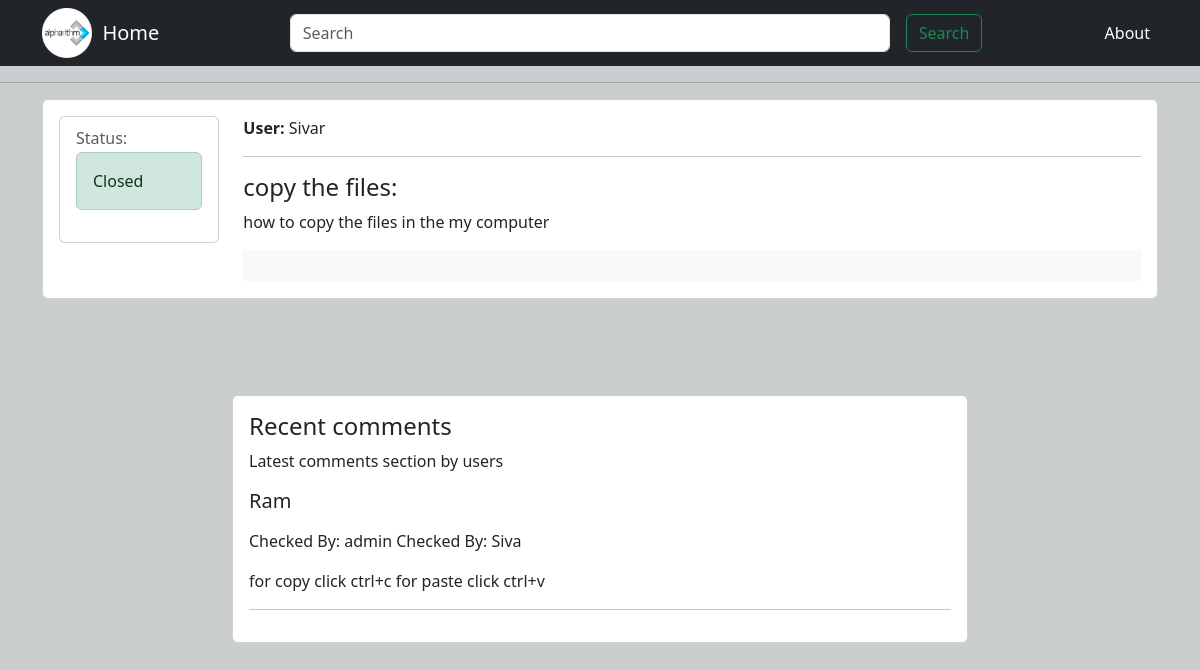
Page /tabview/7/ on the committed database.
### app1/models.py (models this page shows)
class Table(models.Model):
    username=models.CharField(max_length=50,null=True,blank=True)
    title=models.CharField(max_length=50,null=False,blank=False)
    description=models.TextField(max_length=5000,null=False,blank=False)
    status=models.BooleanField(default=False)

class Use(models.Model):
    id = models.AutoField(primary_key=True)
    user=models.CharField(max_length=50,null=True,blank=True)
    table = models.ForeignKey(Table, on_delete=models.CASCADE, related_name='replies')
    name=models.CharField(max_length=50,null=False,blank=False)
    message=models.TextField(max_length=5000,null=True,blank=True)
    likes=models.ManyToManyField(User)

### app1/views.py (the view)
# urls.py: path("tabview/<int:desc>/",views.tabview, name="tabv"),
def tabview(request,desc):
    tabv = get_object_or_404(Table, pk=desc)
    use = tabv.replies.all()
    rpf=rf()
    if request.user.username and request.user.username == tabv.username:
        if request.method == 'POST':
            sta = request.POST.get('status')
            if sta == 'True':
                tabv.status = True
            elif sta == 'False':
                tabv.status = False
            checkb= request.POST.get('check')
            if checkb == 'True':
                tabv.checkbox = True
            elif checkb == 'False':
                tabv.checkbox = False
            tabv.save()
    else:
        pass
    if request.method == 'POST' and not tabv.status:
        user = request.user.username
        message = request.POST.get('message')
        users = Use(user=user, table=tabv, message=message)
        users.save()
    return render(request, 'tablv.html', {'tabv': tabv,'user':use,'rf':rpf})

### app1/form.py
class rf(forms.ModelForm):
    message=forms.CharField(widget=forms.Textarea(attrs={'class':'form-control','placeholder':'Enter Your Commments'}))
    class Meta:
        model = Use
        fields = ['message']

### templates/tablv.html (shortened to what this page needs)
{% extends 'enc/bs.html' %}
    {% block content %}
  <section>
    <div class="container">
        <div class="row">
          <div class="col-md-14">
            <div class="card">
              <div class="card-body">
                <div class="row">
                  <div class="col-md-2">
                    <div class="card">
                      <div class="card-body">
                        <h6 class="card-subtitle mb-1 text-muted">Status:</h6>
                        {% if tabv.status %}
                          <div class="alert alert-success" role="alert">Closed</div>
                        {% endif %}
                      </div>
                    </div>
                  </div>
                  <div class="col-md-10">
                    <label for="" class="card-text" > <b>User: </b> {{ tabv.username }} </label>
                    <hr>
                    <h4 class="card-title">{{ tabv.title }}:</h4>
                    <p class="card-text">{{ tabv.description }}</p>
                    <div class="card-footer py-3 border-0" style="background-color: #f8f9fa;">
                  </div>
                </div>
              </div>
            </div>
          </div>
        </div>
      </div>
</section>
<div class="container my-5 py-5">
  <div class="row">
    <div class="col-md-12 col-lg-8 mx-auto">
      <div class="card">
        <div class="card-body">
          <h4 class="card-title">Recent comments</h4>
          <p class="card-text">Latest comments section by users</p>
          <div class="media mb-3">
            <div class="media-body">
              {% for user in user %}
              <h5 class="mt-0">{{user.user}}</h5>
              <p style="font-weight: 400;" >
            {% if user.likes.exists %}
            <ul class="list-group">
              {% for liked_user in user.likes.all %}
                Checked By:  {{ liked_user.username }}
              {% endfor %}
            </ul>
          {% endif %}
            </p>
              {{user.message}}
            <hr>
              {% endfor %}
            </div>
          </div>
        </div>
      </div>
    </div>
  </div>
</div>
{% endblock content %}

### rows in the picture
Table: username "Sivar", title "copy the files", description "how to copy the files in the my computer"
Use: user "Ram", message "for copy click ctrl+c for paste click ctrl+v"

### other values in the picture
{{ liked_user.username }} "admin"
{{ liked_user.username }} "Siva"
